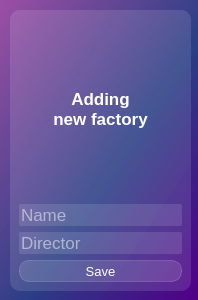
<?xml version="1.0" encoding="UTF-8"?>
<ui version="4.0">
 <class>Dialog</class>
 <widget class="QDialog" name="Dialog">
  <property name="geometry">
   <rect>
    <x>0</x>
    <y>0</y>
    <width>198</width>
    <height>300</height>
   </rect>
  </property>
  <property name="windowTitle">
   <string>Dialog</string>
  </property>
  <property name="styleSheet">
   <string notr="true">background-color: qlineargradient(spread:pad, x1:1, y1:1, x2:0, y2:0, stop:0 rgba(81, 0, 135, 255), stop:0.427447 rgba(41, 61, 132, 235), stop:1 rgba(155, 79, 165, 255));</string>
  </property>
  <widget class="QFrame" name="frame">
   <property name="geometry">
    <rect>
     <x>10</x>
     <y>10</y>
     <width>181</width>
     <height>281</height>
    </rect>
   </property>
   <property name="styleSheet">
    <string notr="true">background-color: rgba(255, 255, 255, 30);
border-radius: 10px</string>
   </property>
   <property name="frameShape">
    <enum>QFrame::StyledPanel</enum>
   </property>
   <property name="frameShadow">
    <enum>QFrame::Raised</enum>
   </property>
   <layout class="QVBoxLayout" name="verticalLayout_4">
    <item>
     <widget class="QLabel" name="label">
      <property name="styleSheet">
       <string notr="true">color: white;
font-weight: bold;
font-size: 13pt;
background-color: none;
border: none;</string>
      </property>
      <property name="text">
       <string>Adding
new factory</string>
      </property>
      <property name="alignment">
       <set>Qt::AlignCenter</set>
      </property>
     </widget>
    </item>
    <item>
     <layout class="QVBoxLayout" name="verticalLayout_3">
      <item>
       <layout class="QVBoxLayout" name="verticalLayout">
        <item>
         <widget class="QLineEdit" name="lineEdit">
          <property name="styleSheet">
           <string notr="true">color: white;
font-size: 13pt;
border-radius: 2px</string>
          </property>
          <property name="text">
           <string/>
          </property>
          <property name="placeholderText">
           <string>Name</string>
          </property>
         </widget>
        </item>
        <item>
         <widget class="QLineEdit" name="lineEdit_2">
          <property name="styleSheet">
           <string notr="true">color: white;
font-size: 13pt;
border-radius: 2px</string>
          </property>
          <property name="text">
           <string/>
          </property>
          <property name="placeholderText">
           <string>Director</string>
          </property>
         </widget>
        </item>
       </layout>
      </item>
      <item>
       <layout class="QVBoxLayout" name="verticalLayout_2">
        <item>
         <widget class="QPushButton" name="pushButton">
          <property name="styleSheet">
           <string notr="true">QPushButton {
color: white;
background-color: rgba(255, 255, 255, 30);
border: 1px solid rgba(255, 255, 255, 40);
border-radius: 10px;
width: 50px;
height: 20px;
font: 10pt;
}

QPushButton:hover {
background-color: rgba(0, 255, 0, 50);
border: 1px solid rgba(0, 255, 0, 60);
}

QPushButton:pressed {
background-color: rgba(0, 255, 0, 90);
border: 1px solid rgba(0, 255, 0, 100);
}</string>
          </property>
          <property name="text">
           <string>Save</string>
          </property>
         </widget>
        </item>
       </layout>
      </item>
     </layout>
    </item>
   </layout>
  </widget>
 </widget>
 <resources>
  <include location="UI/res-new_factory.qrc"/>
 </resources>
 <connections/>
</ui>
